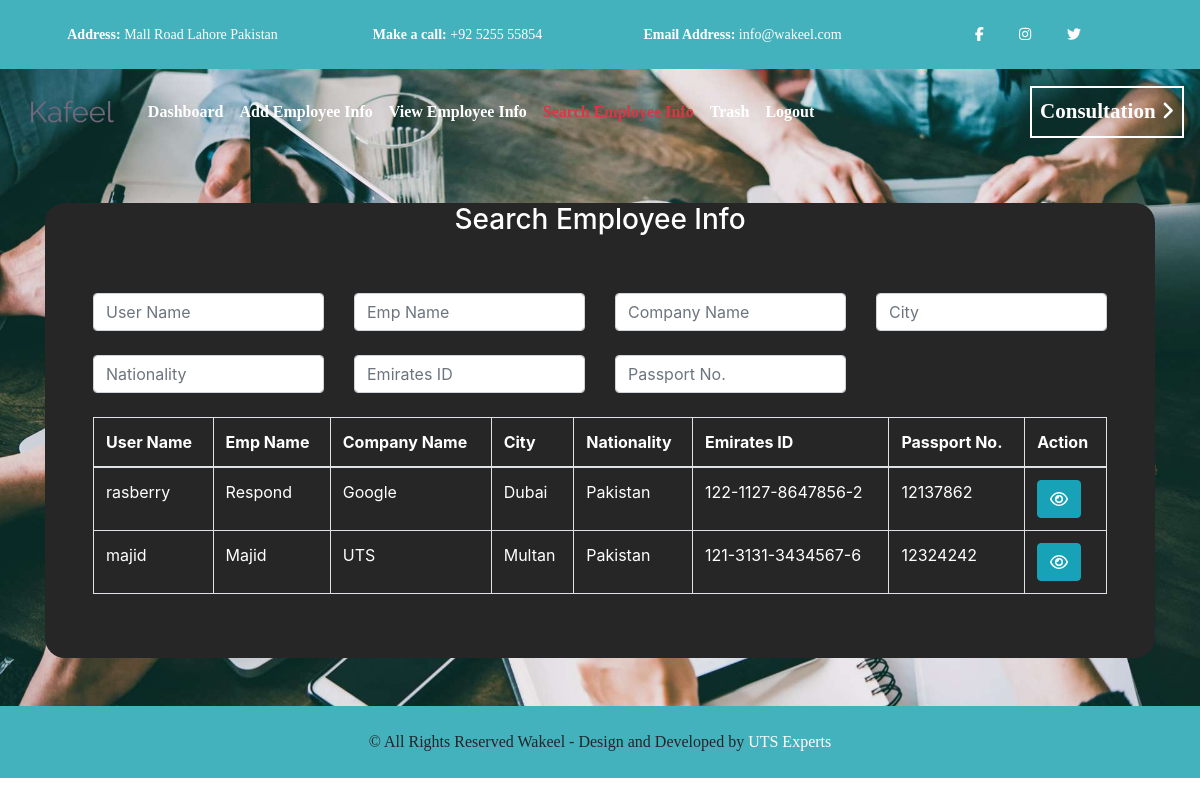
Page /company/search-employee-info.php (signed in) on the committed database.
### tables this page shows
CREATE TABLE `client_info` (
  `ci_id` int(11) NOT NULL,
  `ci_username` text NOT NULL,
  `ci_password` text NOT NULL,
  `ci_name` text NOT NULL,
  `ci_address` text NOT NULL,
  `ci_company_name` int(11) NOT NULL,
  `ci_city` text NOT NULL,
  `ci_partner1_name` text NOT NULL,
  `ci_partner1_mob1` text NOT NULL,
  `ci_partner1_mob2` text NOT NULL,
  `ci_partner2_name` text NOT NULL,
  `ci_partner2_mob1` text NOT NULL,
  `ci_partner2_mob2` text NOT NULL,
  `ci_landline` text NOT NULL,
  `ci_emirates_id` text NOT NULL,
  `ci_emirates_id_image` text NOT NULL,
  `ci_emirates_id_issue_date` date NOT NULL,
  `ci_emirates_id_expiry_date` date NOT NULL,
  `ci_nationality_id` int(11) NOT NULL,
  `ci_passport_no` text NOT NULL,
  `ci_passport_image` text NOT NULL,
  `ci_passport_issue_date` date NOT NULL,
  `ci_passport_expiry_date` date NOT NULL,
  `ci_amount` decimal(20,2) NOT NULL,
  `ci_installment` int(11) NOT NULL,
  `ci_r_balance` decimal(20,2) NOT NULL,
  `ci_agreement_date` date NOT NULL,
  `ci_sponsership_end_date` date NOT NULL,
  `ci_percentage` decimal(15,2) NOT NULL,
  `ci_total_emp` int(11) NOT NULL,
  `ci_profile_pic` text NOT NULL,
  `ci_remarks` text NOT NULL,
  `ci_desigination` text NOT NULL,
  `ci_salary` decimal(20,2) NOT NULL,
  `ci_visa_issue_date` date NOT NULL,
  `ci_visa_expire_date` date NOT NULL,
  `ci_labor_contract_image` text NOT NULL,
  `ci_activation_code` text NOT NULL,
  `ci_client_act_status` tinyint(1) NOT NULL,
  `ci_wakeel_act_status` tinyint(1) NOT NULL,
  `ci_del_status` tinyint(1) NOT NULL,
  `wakeel_id` int(11) NOT NULL
);

CREATE TABLE `companies` (
  `company_id` int(11) NOT NULL,
  `company_name` text NOT NULL
);

CREATE TABLE `apps_countries` (
  `id` int(11) NOT NULL,
  `country_code` varchar(2) NOT NULL DEFAULT '',
  `country_name` varchar(100) NOT NULL DEFAULT ''
);

### db/db_config.php (called while the page is built, shortened)
<?php
class DBConnection
{
	private $db_name;
	private $db_host;
	private $db_user;
	private $db_password;
	public function assign_val()
	{
		$this->db_name="u793410707_kafeel";
		$this->db_host="localhost";
		$this->db_user="u793410707_kaf_umer";
		$this->db_password=":mw9GS7:";
	}
	public function makeconn()
	{
		$this->con=mysqli_connect($this->db_host,$this->db_user,$this->db_password,$this->db_name);
		return $this->con;
	}
}
?>

### company/search-employee-info.php (the view, shortened to what this page needs)
<?php
include_once('../db/db_config.php');
$ob=new DBConnection();
$admin_id=$_SESSION['uts_wk_sub_admin_id'];
?>
<!DOCTYPE html>
<html lang="en">
<head>
    <link rel="stylesheet" type="text/css" href="bootstrap/css/bootstrap.min.css">
    <link rel="stylesheet" type="text/css" href="fontawesome/css/all.css">
    <link rel="stylesheet" type="text/css" href="css/style.css">
</head>
<body>
	<?php include_once('nav/first_header.php'); ?>
	<section id="wrap">
		<div class="nav-bottom-area h-100">
			<?php include_once('nav/second_header.php'); ?>
		    <div class="container">
		    	<div class="row">
		    		<div class="col-md-12">
			    		<div class="login-form-outer mt-5 mb-5">
			    			<div class="text-center">
			    				<h3 style="color:white;">Search Employee Info</h3>
			    			</div>
				    		<div class="login-form-inner p-5">
				    			<div class="search-area">
				    				<div class='filters'>
									    <div class='row'>
									      <div class='col-md-3'>
									        <div class='filter-container'>
									        <input autocomplete='off' class='filter form-control' name='username' placeholder='User Name' data-col='User Name'/>
									        </div>
									      </div>
									      <div class='col-md-3'>
									        <div class='filter-container'>
									        <input autocomplete='off' class='filter form-control' name='emp_name' placeholder='Emp Name' data-col='Emp Name'/>
									        </div>
									      </div>
									      <div class='col-md-3'>
									        <div class='filter-container'>
									        <input autocomplete='off' class='filter form-control' name='companyname' placeholder='Company Name' data-col='Company Name'/>
									        </div>
									      </div>
									      <div class='col-md-3'>
									        <div class='filter-container'>
									        <input autocomplete='off' class='filter form-control' name='city' placeholder='City' data-col='City'/>
									        </div>
									      </div>
									    </div>
									    <br>
									    <div class="row">
									    	<div class='col-md-3'>
									        <div class='filter-container'>
									        <input autocomplete='off' class='filter form-control' name='nationality' placeholder='Nationality' data-col='Nationality'/>
									        </div>
									      	</div>
									      	<div class='col-md-3'>
									        <div class='filter-container'>
									        <input autocomplete='off' class='filter form-control' name='emirates_id' placeholder='Emirates ID' data-col='Emirates ID'/>
									        </div>
									      	</div>
									      	<div class='col-md-3'>
									        <div class='filter-container'>
									        <input autocomplete='off' class='filter form-control' name='passport_no' placeholder='Passport No.' data-col='Passport No.'/>
									        </div>
									      	</div>
									    </div>
									  </div>
				    			</div>
				    			<br>
				    			<div class="table-responsive">
					    			<table class="table table-bordered table-hover">
					    				<thead>
					    					<tr>
					    						<th>User Name</th>
					    						<th>Emp Name</th>
					    						<th>Company Name</th>
					    						<th>City</th>
					    						<th>Nationality</th>
					    						<th>Emirates ID</th>
					    						<th>Passport No.</th>
					    						<th>Action</th>
					    					</tr>
					    				</thead>
					    				<tbody>
					    					<?php
					    					$sql_all="SELECT * FROM `client_info` WHERE wakeel_id=$admin_id AND ci_del_status=0";
					    					$result_all=mysqli_query($ob->makeconn(),$sql_all);
					    					while($row_all=mysqli_fetch_assoc($result_all))
					    					{
					    						?>
					    						<tr>
					    							<td><?php echo $row_all['ci_username']; ?></td>
					    							<td><?php echo $row_all['ci_name']; ?></td>
					    							<td>
					    							<?php
					    								$sql_com="SELECT * FROM `companies` WHERE `company_id`=".$row_all['ci_company_name'];
					    								$result_com=mysqli_query($ob->makeconn(),$sql_com);
					    								$row_com=mysqli_fetch_assoc($result_com);
					    								echo $row_com['company_name'];
					    							?>
					    							</td>
					    							<td><?php echo $row_all['ci_city']; ?></td>
					    							<td>
					    								<?php
					    								$sql_country="SELECT * FROM `apps_countries` WHERE `id`=".$row_all['ci_nationality_id'];
					    								$result_country=mysqli_query($ob->makeconn(),$sql_country);
					    								$row_country=mysqli_fetch_assoc($result_country);
					    								echo $row_country['country_name']
					    								?>
					    							</td>
					    							<td><?php echo $row_all['ci_emirates_id']; ?></td>
					    							<td><?php echo $row_all['ci_passport_no']; ?></td>
					    							<td>
					    								<form method="post" action="single-view2.php">
					    								<button class="btn btn-info view-btn"><i class="far fa-eye"></i></button>
					    								</form>
					    							</td>
					    						</tr>
					    						<?php
					    					}
					    					?>
					    				</tbody>
					    			</table>
				    			</div>
				    		</div>
			    		</div>
		    		</div>
		    	</div>
		    </div>
		</div>
	</section>
	<?php include_once('nav/footer.php'); ?>
</body>
</html>

### company/css/style.css (style rules this page uses)
html, body { height: 100%; }
.nav-bottom-area { background-image: url(../img/hero-1-1920x1080.jpg); background-repeat: no-repeat; background-size: cover; height: 600px; }
.login-form-outer { background-color: #262626; border-radius: 20px; }

### company/search-employee-info.php (style rules this page uses)
table,tr,td,th { color: white; }

### rows in the picture
client_info: ci_username "rasberry", ci_name "Respond", companies.company_name "Google", ci_city "Dubai", apps_countries.country_name "Pakistan", ci_emirates "122-1127-8647856-2", ci_passport_no "12137862"
client_info: ci_username "majid", ci_name "Majid", companies.company_name "UTS", ci_city "Multan", apps_countries.country_name "Pakistan", ci_emirates "121-3131-3434567-6", ci_passport_no "12324242"
